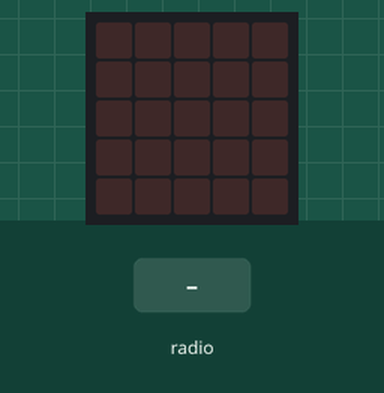
Bench run of a program on a simulated Calliope mini (MakeCode). On the bench: the board's 5×5 LED display. The inputs (shaded band) are chosen by the test bench.

Above: at 1.2 s.
1.3 s: radio message "1" arrives
At 1.5 s:
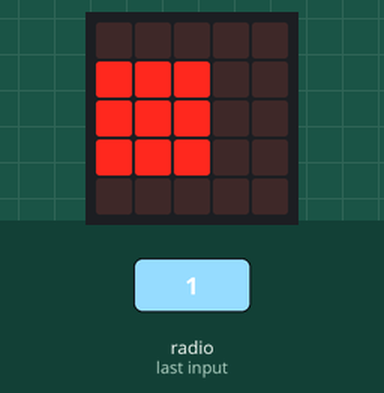
At 3.2 s:
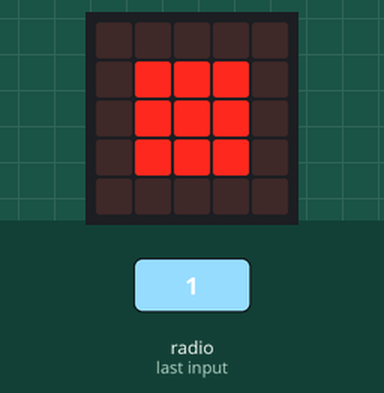
Timing chart, 0 to 4.7 s (numbered marks = the images above; inputs shaded):
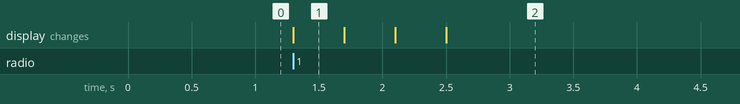

The program:

main.ts
```typescript
radio.onReceivedNumber(function (receivedNumber) {
    basic.showLeds(`
        . . . . .
        # # # . .
        # # # . .
        # # # . .
        . . . . .
        `)
    basic.showLeds(`
        . . . . .
        . # # # .
        . # # # .
        . # # # .
        . . . . .
        `)
    basic.showLeds(`
        . . . . .
        . . # # #
        . . # # #
        . . # # #
        . . . . .
        `)
    basic.showLeds(`
        . . . . .
        . # # # .
        . # # # .
        . # # # .
        . . . . .
        `)
})
radio.setGroup(1)
```

test.ts
```typescript
// Hier kann man Tests durchführen; diese Datei wird nicht kompiliert, wenn dieses Paket als Erweiterung verwendet wird.
```

Measured:
- after the input at 1.3 s, the display: changes at once (image 1)
- what the display in image 1 shows lasts 0.4 s, from 1.3 s to 1.7 s
